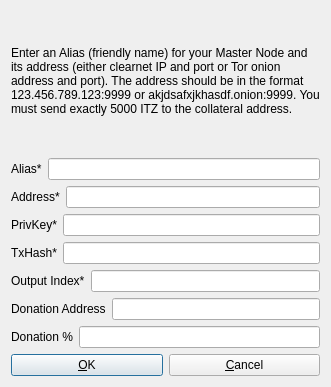
<?xml version="1.0" encoding="UTF-8"?>
<ui version="4.0">
 <class>AddEditAdrenalineNode</class>
 <widget class="QDialog" name="AddEditAdrenalineNode">
  <property name="geometry">
   <rect>
    <x>0</x>
    <y>0</y>
    <width>331</width>
    <height>387</height>
   </rect>
  </property>
  <property name="windowTitle">
   <string>Add/Edit Interzone Node</string>
  </property>
  <property name="modal">
   <bool>true</bool>
  </property>
  <layout class="QVBoxLayout" name="verticalLayout">
   <item>
    <widget class="QLabel" name="label_9">
     <property name="sizePolicy">
      <sizepolicy hsizetype="Preferred" vsizetype="Expanding">
       <horstretch>0</horstretch>
       <verstretch>0</verstretch>
      </sizepolicy>
     </property>
     <property name="text">
      <string>&lt;html&gt;&lt;head/&gt;&lt;body&gt;&lt;p&gt;Enter an Alias (friendly name) for your Master Node and its address (either clearnet IP and port or Tor onion address and port). The address should be in the format 123.456.789.123:9999 or akjdsafxjkhasdf.onion:9999. You must send exactly 5000 ITZ to the collateral address.&lt;/p&gt;&lt;/body&gt;&lt;/html&gt;</string>
     </property>
     <property name="wordWrap">
      <bool>true</bool>
     </property>
    </widget>
   </item>
   <item>
    <layout class="QHBoxLayout" name="horizontalLayout_4">
     <property name="bottomMargin">
      <number>0</number>
     </property>
     <item>
      <widget class="QLabel" name="label_4">
       <property name="text">
        <string>Alias*</string>
       </property>
      </widget>
     </item>
     <item>
      <widget class="QLineEdit" name="aliasLineEdit"/>
     </item>
    </layout>
   </item>
   <item>
    <layout class="QHBoxLayout" name="horizontalLayout_5">
     <property name="bottomMargin">
      <number>0</number>
     </property>
     <item>
      <widget class="QLabel" name="label_6">
       <property name="text">
        <string>Address*</string>
       </property>
      </widget>
     </item>
     <item>
      <widget class="QLineEdit" name="addressLineEdit"/>
     </item>
    </layout>
   </item>
   <item>
    <layout class="QHBoxLayout" name="horizontalLayout_3">
     <property name="bottomMargin">
      <number>0</number>
     </property>
     <item>
      <widget class="QLabel" name="label_5">
       <property name="text">
        <string>PrivKey*</string>
       </property>
      </widget>
     </item>
     <item>
      <widget class="QLineEdit" name="privkeyLineEdit"/>
     </item>
    </layout>
   </item>
   <item>
    <layout class="QHBoxLayout" name="horizontalLayout_2">
     <property name="bottomMargin">
      <number>0</number>
     </property>
     <item>
      <widget class="QLabel" name="label_2">
       <property name="text">
        <string>TxHash*</string>
       </property>
      </widget>
     </item>
     <item>
      <widget class="QLineEdit" name="txhashLineEdit"/>
     </item>
    </layout>
   </item>
   <item>
    <layout class="QHBoxLayout" name="horizontalLayout_8">
     <property name="bottomMargin">
      <number>0</number>
     </property>
     <item>
      <widget class="QLabel" name="label_8">
       <property name="text">
        <string>Output Index*</string>
       </property>
      </widget>
     </item>
     <item>
      <widget class="QLineEdit" name="outputindexLineEdit"/>
     </item>
    </layout>
   </item>
   <item>
    <layout class="QHBoxLayout" name="horizontalLayout_6">
     <property name="bottomMargin">
      <number>0</number>
     </property>
     <item>
      <widget class="QLabel" name="label_3">
       <property name="text">
        <string>Donation Address</string>
       </property>
      </widget>
     </item>
     <item>
      <widget class="QLineEdit" name="donationaddressLineEdit"/>
     </item>
    </layout>
   </item>
   <item>
    <layout class="QHBoxLayout" name="horizontalLayout_7">
     <property name="bottomMargin">
      <number>0</number>
     </property>
     <item>
      <widget class="QLabel" name="label_7">
       <property name="text">
        <string>Donation %</string>
       </property>
      </widget>
     </item>
     <item>
      <widget class="QLineEdit" name="donationpercentageLineEdit"/>
     </item>
    </layout>
   </item>
   <item>
    <layout class="QHBoxLayout" name="horizontalLayout_Buttons">
     <item>
      <widget class="QPushButton" name="okButton">
       <property name="text">
        <string>&amp;OK</string>
       </property>
      </widget>
     </item>
     <item>
      <widget class="QPushButton" name="cancelButton">
       <property name="text">
        <string>&amp;Cancel</string>
       </property>
       <property name="autoDefault">
        <bool>false</bool>
       </property>
      </widget>
     </item>
    </layout>
   </item>
  </layout>
 </widget>
 <resources/>
 <connections/>
</ui>
